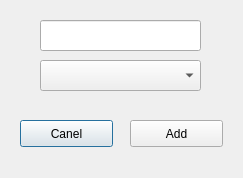
<?xml version="1.0" encoding="UTF-8"?>
<ui version="4.0">
 <class>DeviceEditDialog</class>
 <widget class="QDialog" name="DeviceEditDialog">
  <property name="geometry">
   <rect>
    <x>0</x>
    <y>0</y>
    <width>243</width>
    <height>178</height>
   </rect>
  </property>
  <property name="windowTitle">
   <string>Dialog</string>
  </property>
  <widget class="QComboBox" name="comboBox">
   <property name="geometry">
    <rect>
     <x>40</x>
     <y>60</y>
     <width>161</width>
     <height>31</height>
    </rect>
   </property>
  </widget>
  <widget class="QLineEdit" name="lineEdit">
   <property name="geometry">
    <rect>
     <x>40</x>
     <y>20</y>
     <width>161</width>
     <height>31</height>
    </rect>
   </property>
  </widget>
  <widget class="QPushButton" name="ButtonCancel">
   <property name="geometry">
    <rect>
     <x>20</x>
     <y>120</y>
     <width>93</width>
     <height>27</height>
    </rect>
   </property>
   <property name="text">
    <string>Canel</string>
   </property>
  </widget>
  <widget class="QPushButton" name="ButtonOk">
   <property name="geometry">
    <rect>
     <x>130</x>
     <y>120</y>
     <width>93</width>
     <height>27</height>
    </rect>
   </property>
   <property name="text">
    <string>Add</string>
   </property>
  </widget>
 </widget>
 <resources/>
 <connections/>
</ui>
